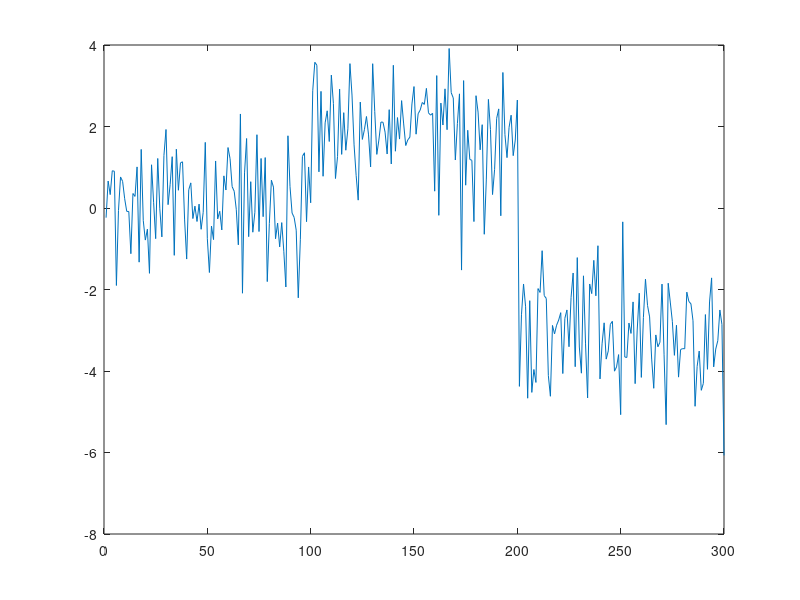

Write the MATLAB code that produced this figure.
clear; clc;

data = randn(300, 1);
data(101:200, 1) = data(101:200, 1) + 2;
data(201:end, 1) = data(201:end, 1) - 3;

plot(data)